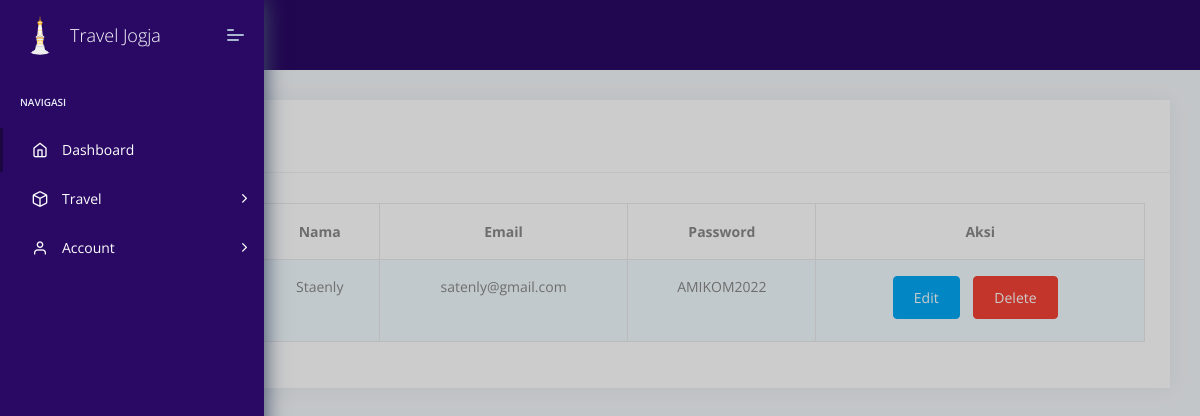
Screenshot of /backend/user.php (signed in) with the database file from the repository.
### tables this page shows
CREATE TABLE `user` (
  `id_user` int(11) NOT NULL,
  `nama` varchar(100) DEFAULT NULL,
  `email` varchar(100) DEFAULT NULL,
  `password` varchar(20) DEFAULT NULL
);

### backend/user.php (the view, shortened to what this page needs)
<?php
include('config.php');
$results_per_page = 4;
if (!isset($_GET['page'])) {
    $page = 1;
} else {
    $page = $_GET['page'];
}
$this_page_first_result = ($page - 1) * $results_per_page;
$sql = "SELECT * FROM user LIMIT " . $this_page_first_result . ',' . $results_per_page;
$result = $conection_db->query($sql);
if (mysqli_num_rows($result) > 0) {
    $users = mysqli_fetch_all($result, MYSQLI_ASSOC);
} else {
    $users = [];
}
?>
<!DOCTYPE html>
<html lang="en">
<head>
    <link rel="stylesheet" href="assets/fonts/fontawesome/css/fontawesome-all.min.css">
    <link rel="stylesheet" href="assets/plugins/animation/css/animate.min.css">
    <link rel="stylesheet" href="assets/css/style.css">
</head>
<body>
    <nav class="pcoded-navbar">
        <div class="navbar-wrapper">
        <div class="navbar-brand header-logo" style="background-color: #290964;">
            <a href="home.php" class="b-brand">
                <div>
                    <img class="rounded-circle" style="width:40px;" src="assets/images/TGU.ico" alt="activity-user">
                </div>
              <span class="b-title">Travel Jogja</span>
            </a>
             <a class="mobile-menu" id="mobile-collapse" href="javascript:"><span></span></a>
        </div>
            <div class="navbar-content scroll-div">
                <ul class="nav pcoded-inner-navbar">
                    <li class="nav-item pcoded-menu-caption">
                        <label>Navigasi</label>
                    </li>
                    <li data-username="dashboard Default Ecommerce CRM Analytics Crypto Project" class="nav-item active">
                        <a href="home.php" class="nav-link "><span class="pcoded-micon"><i class="feather icon-home"></i></span><span class="pcoded-mtext">Dashboard</span></a>
                    </li>
                    <li class="nav-item pcoded-hasmenu">
                        <a href="javascript:void(0);" class="nav-link"><span class="pcoded-micon"><i class="feather icon-box"></i></span><span class="pcoded-mtext">Travel</span></a>
                    </li>
                    <li class="nav-item pcoded-hasmenu">
                        <a href="javascript:void(0);" class="nav-link"><span class="pcoded-micon"><i class="feather icon-user"></i></span><span class="pcoded-mtext">Account</span></a>
                    </li>
                </ul>
            </div>
        </div>
    </nav>
    <header class="navbar pcoded-header navbar-expand-lg navbar-light">
        <div class="collapse navbar-collapse">
            <ul class="navbar-nav mr-auto">
                <li><a href="javascript:" class="full-screen" onclick="javascript:toggleFullScreen()"><i class="feather icon-maximize"></i></a></li>
            </ul>
        </div>
    </header>
    <div class="pcoded-main-container">
        <div class="pcoded-wrapper">
            <div class="pcoded-content">
                <div class="pcoded-inner-content">
                    <div class="main-body">
                        <div class="page-wrapper">
                            <div class="page-body">
                                <div class="card">
                                    <div class="card-header d-flex justify-content-between align-items-center">
                                        <h4>Data User</h4>
                                    </div>
                                    <div class="card-block">
                                        <div class="table-responsive">
                                            <table class="table table-striped table-bordered">
                                                <thead>
                                                    <tr>
                                                        <th class="text-center">ID User</th>
                                                        <th class="text-center">Nama</th>
                                                        <th class="text-center">Email</th>
                                                        <th class="text-center">Password</th>
                                                        <th class="text-center">Aksi</th>
                                                    </tr>
                                                </thead>
                                                <tbody>
                                                    <?php foreach ($users as $user) : ?>
                                                        <tr>
                                                            <td class="text-center"><?php echo htmlspecialchars($user['id_user']); ?></td>
                                                            <td class="text-center"><?php echo htmlspecialchars($user['nama']); ?></td>
                                                            <td class="text-center"><?php echo htmlspecialchars($user['email']); ?></td>
                                                            <td class="text-center"><?php echo htmlspecialchars($user['password']); ?></td>
                                                            <td class="text-center">
                                                                <a href="edit_user.php?id_user=<?php echo $user['id_user']; ?>" class="btn btn-sm btn-primary">Edit</a>
                                                                <a href="delete_user.php?id_user=<?php echo $user['id_user']; ?>" class="btn btn-sm btn-danger" onclick="return confirm('Are you sure you want to delete this user?')">Delete</a>
                                                            </td>
                                                        </tr>
                                                    <?php endforeach; ?>
                                                </tbody>
                                            </table>
                                        </div>
                                    </div>
                                </div>
                            </div>
                        </div>
                    </div>
                </div>
            </div>
        </div>
    </div>
</body>
</html>

### backend/user.php (style rules this page uses)
.pcoded-navbar { background-color: #290964 !important; }
.pcoded-navbar .navbar-content .nav { background-color: #290964; }
.pcoded-navbar .navbar-content .nav a { color: white !important; }
.pcoded-header { background-color: #290964; }
.navbar-brand .b-title { color: #ffffff; }
.pcoded-navbar .nav-item .nav-link { color: white !important; }
.pcoded-navbar .nav-item.active .nav-link { background-color: #290964 !important; }

### rows the page displays
user: nama "Staenly", email "satenly@gmail.com", password "AMIKOM2022"
